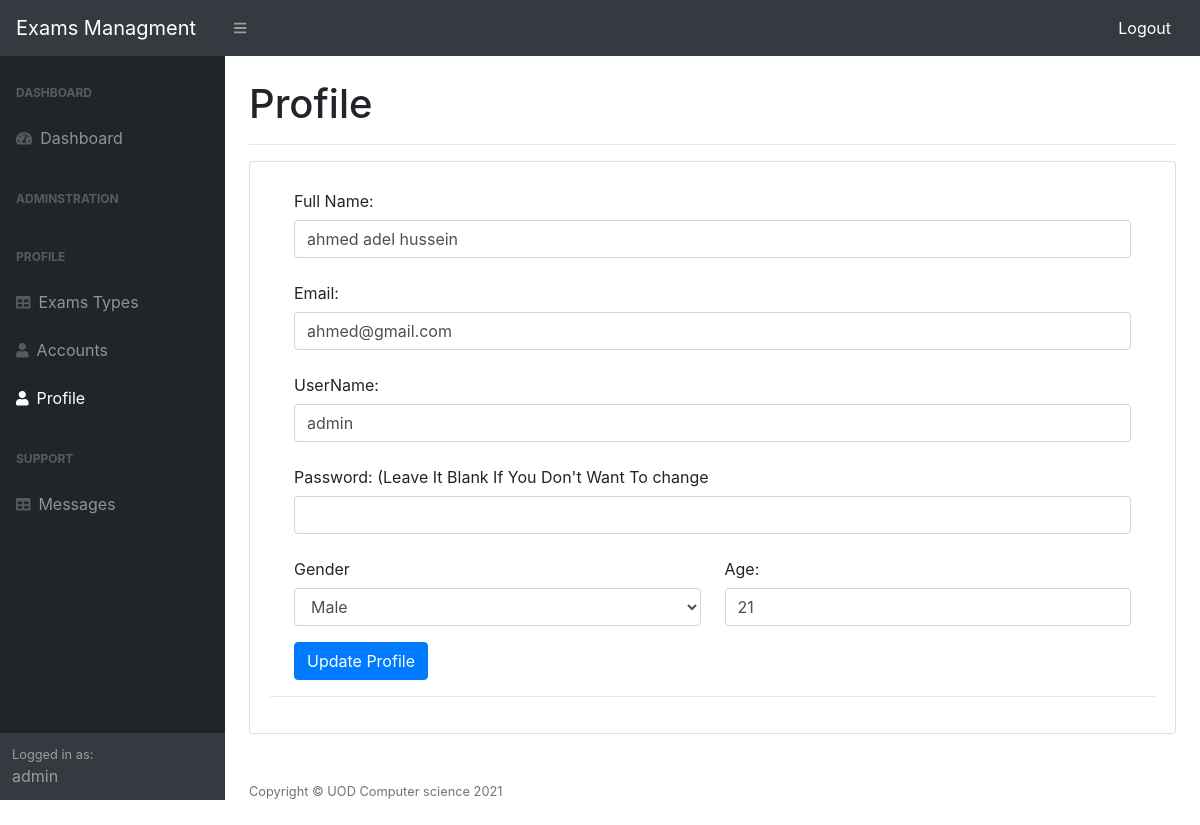
Screenshot of /admin/profile.php (signed in) with the database file from the repository.
### tables this page shows
CREATE TABLE `accounts` (
  `id` int(255) NOT NULL,
  `name` varchar(30) NOT NULL,
  `fullName` varchar(100) NOT NULL,
  `email` varchar(50) NOT NULL,
  `password` varchar(150) NOT NULL,
  `gender` varchar(20) NOT NULL,
  `age` int(11) NOT NULL,
  `role` varchar(10) NOT NULL,
  `created_time` timestamp NOT NULL DEFAULT current_timestamp() ON UPDATE current_timestamp()
);

### admin/profile.php (the view, shortened to what this page needs)
<?php
require_once 'header.php';
$username = $_SESSION['username'];
$query="SELECT * FROM accounts where `name` = '$username' limit 1";
$run = mysqli_query($con,$query) or die('MYSQL ERROR');
$user = mysqli_fetch_assoc($run);
?>
            <div id="layoutSidenav_content">
                <main>
                    <div class="container-fluid">
                        <h1 class="mt-4">Profile</h1>
                        <hr>
                        <div class="card mb-4">
                            <div class="card-body">
                                <div class="table-responsive">
                                <div class="container bootstrap snippets bootdey">
	<div class="row">
      <div class="col-md-12">
        <form action="<?php echo $_SERVER['PHP_SELF'];?>" method="post">
<div class="form-group">
  <label for="recipient-name" class="col-form-label">Full Name:</label>
  <input type="text" required name="fullName" value="<?=$user['fullName']?>" class="form-control"  >
</div>
<div class="form-group">
  <label for="recipient-name" class="col-form-label">Email:</label>
  <input type="email" required name="email" value="<?php echo $user['email']?>" class="form-control"  >
</div>
<div class="form-group">
  <label for="recipient-name" class="col-form-label">UserName:</label>
  <input type="text" required name="name" value="<?=$user['name']?>" class="form-control"  >
</div>
<div class="form-group">
  <label for="recipient-name" class="col-form-label">Password: (Leave It Blank If You Don't Want To change</label>
  <input type="password" value="" max="20" min="6" name="password" class="form-control"  >
</div>
<div class="row">
<div class="form-group col-md-6">
  <label for="recipient-name" class="col-form-label">Gender</label>
 <select class="form-control" value="<?=$user['gender']?>" name="gender">
          <option value="male">Male</option>
 </select>
</div>
<div class="form-group col-md-6">
  <label for="recipient-name" class="col-form-label">Age:</label>
  <input type="Number" required value="<?=$user['age']?>" name="age" class="form-control"  >
</div>
</div>
<input name="sendForm" value="Update Profile" type="submit" class="btn btn-primary"/>
</form>
      </div>
  </div>
</div>
<hr>
                                </div>
                            </div>
                        </div>
                    </div>
                </main>
<?php
require_once 'footer.php';
?>

### rows the page displays
accounts: fullName "ahmed adel hussein", email "ahmed@gmail.com", name "admin", gender "Male", age "21"

### other values shown
$_SESSION['user-role'] "admin"
